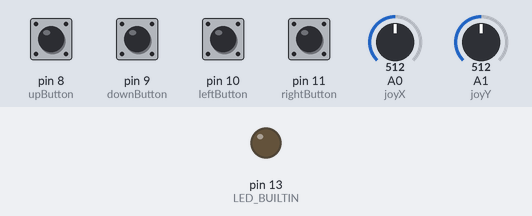
Simulated run of this sketch. Board: Arduino Uno, built with avr-gcc and run on an emulated ATmega328P. Shown: output pins drawn as LEDs (lit = HIGH). The test bench sets the inputs (shaded band); at power-on: pin 8 (upButton), pin 9 (downButton), pin 10 (leftButton), pin 11 (rightButton) HIGH, A0 (joyX) = 512, A1 (joyY) = 512. What the sketch prints to the serial monitor is not drawn.

Above: at 1.2 s.
1.3 s: pin 8 (upButton) pulled LOW for 0.15 s
At 1.37 s:
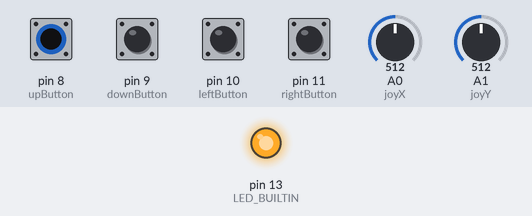
Timing chart, 0 to 4.3 s (numbered marks = the images above; inputs shaded):
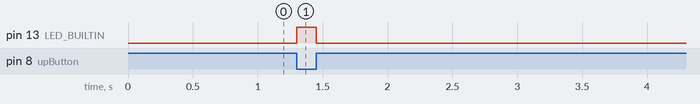

Measured:
- after the input at 1.3 s, pin 13 (LED_BUILTIN): LOW → HIGH at once, → LOW 0.15 s later

The sketch:

python_joystick.ino
```cpp
#define joyX A0
#define joyY A1

#define upButton 8
#define downButton 9
#define leftButton 10
#define rightButton 11

void setup() {
  pinMode(upButton, INPUT_PULLUP);
  pinMode(downButton, INPUT_PULLUP);
  pinMode(leftButton, INPUT_PULLUP);
  pinMode(rightButton, INPUT_PULLUP);
  pinMode(LED_BUILTIN, OUTPUT);

  Serial.begin(115200);
}

void loop() {
  int up = digitalRead(upButton);
  int down = digitalRead(downButton);
  int left = digitalRead(leftButton);
  int right = digitalRead(rightButton);

  if (up == LOW || down == LOW || left == LOW || right == LOW) {
    digitalWrite(LED_BUILTIN, HIGH);
  } else {
    digitalWrite(LED_BUILTIN, LOW);
  }

  int x = map(analogRead(joyX), 0, 1023, 512, -512);
  int y = map(analogRead(joyY), 0, 1023, -512, 512);

  Serial.print(
    String(x) + "," + String(y)
    + "," + String(up == LOW) + "," + String(down == LOW) + "," + String(left == LOW) + "," + String(right == LOW)
    + "\n");
}
```
